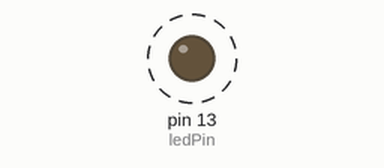
Bench run of a sketch on a simulated Arduino Uno, built with avr-gcc and run on an emulated ATmega328P. On the bench: output pins drawn as LEDs (lit = HIGH). Dashed ring = blinking.

Above: at 0.5 s.
Timing chart, 0 to 4.6 s (numbered marks = the images above):
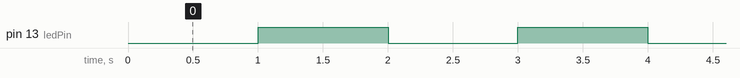

Measured:
- by itself, pin 13 (ledPin): alternates HIGH for 1.0 s and LOW for 1.0 s

The sketch:

sketch_jul12a.ino
```cpp
//led blinker code
unsigned long startMillis;  //some global variables available anywhere in the program
unsigned long currentMillis;
const unsigned long period = 1000;  //the value is a number of milliseconds
const byte ledPin = 13;    //using the built in LED

void setup()
{
  Serial.begin(115200);  //start Serial in case we need to print debugging info
  pinMode(ledPin, OUTPUT);
  startMillis = millis();  //initial start time
}

void loop()
{
  currentMillis = millis();  //get the current "time" (actually the number of milliseconds since the program started)
  if (currentMillis - startMillis >= period)  //test whether the period has elapsed
  {
    digitalWrite(ledPin, !digitalRead(ledPin));  //if so, change the state of the LED.  Uses a neat trick to change the state
    startMillis = currentMillis;  //IMPORTANT to save the start time of the current LED state.
  }
}
```
